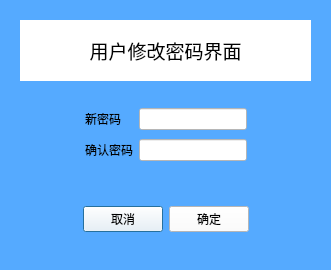
<?xml version="1.0" encoding="UTF-8"?>
<ui version="4.0">
 <class>UserChangePassword</class>
 <widget class="QDialog" name="UserChangePassword">
  <property name="geometry">
   <rect>
    <x>0</x>
    <y>0</y>
    <width>331</width>
    <height>270</height>
   </rect>
  </property>
  <property name="windowTitle">
   <string>Dialog</string>
  </property>
  <property name="styleSheet">
   <string notr="true">background-color: rgb(85, 170, 255);</string>
  </property>
  <layout class="QGridLayout" name="gridLayout_4">
   <item row="1" column="0">
    <widget class="QWidget" name="widget_2" native="true">
     <layout class="QGridLayout" name="gridLayout_2">
      <item row="0" column="2">
       <widget class="QLineEdit" name="newPassword">
        <property name="styleSheet">
         <string notr="true">background-color: rgb(255, 255, 255);</string>
        </property>
        <property name="echoMode">
         <enum>QLineEdit::Password</enum>
        </property>
       </widget>
      </item>
      <item row="0" column="0">
       <spacer name="horizontalSpacer">
        <property name="orientation">
         <enum>Qt::Horizontal</enum>
        </property>
        <property name="sizeHint" stdset="0">
         <size>
          <width>40</width>
          <height>20</height>
         </size>
        </property>
       </spacer>
      </item>
      <item row="1" column="0">
       <spacer name="horizontalSpacer_2">
        <property name="orientation">
         <enum>Qt::Horizontal</enum>
        </property>
        <property name="sizeHint" stdset="0">
         <size>
          <width>40</width>
          <height>20</height>
         </size>
        </property>
       </spacer>
      </item>
      <item row="1" column="2">
       <widget class="QLineEdit" name="renewPassword">
        <property name="styleSheet">
         <string notr="true">background-color: rgb(255, 255, 255);</string>
        </property>
        <property name="echoMode">
         <enum>QLineEdit::Password</enum>
        </property>
       </widget>
      </item>
      <item row="0" column="1">
       <widget class="QLabel" name="label_2">
        <property name="text">
         <string>新密码</string>
        </property>
       </widget>
      </item>
      <item row="1" column="1">
       <widget class="QLabel" name="label_3">
        <property name="text">
         <string>确认密码</string>
        </property>
       </widget>
      </item>
      <item row="0" column="3">
       <spacer name="horizontalSpacer_3">
        <property name="orientation">
         <enum>Qt::Horizontal</enum>
        </property>
        <property name="sizeHint" stdset="0">
         <size>
          <width>40</width>
          <height>20</height>
         </size>
        </property>
       </spacer>
      </item>
      <item row="1" column="3">
       <spacer name="horizontalSpacer_4">
        <property name="orientation">
         <enum>Qt::Horizontal</enum>
        </property>
        <property name="sizeHint" stdset="0">
         <size>
          <width>40</width>
          <height>20</height>
         </size>
        </property>
       </spacer>
      </item>
     </layout>
    </widget>
   </item>
   <item row="0" column="0">
    <widget class="QWidget" name="widget" native="true">
     <layout class="QGridLayout" name="gridLayout">
      <item row="0" column="0">
       <widget class="QLabel" name="label">
        <property name="font">
         <font>
          <pointsize>14</pointsize>
         </font>
        </property>
        <property name="styleSheet">
         <string notr="true">background-color: rgb(255, 255, 255);</string>
        </property>
        <property name="text">
         <string>用户修改密码界面</string>
        </property>
        <property name="alignment">
         <set>Qt::AlignCenter</set>
        </property>
       </widget>
      </item>
     </layout>
    </widget>
   </item>
   <item row="2" column="0">
    <widget class="QWidget" name="widget_3" native="true">
     <layout class="QGridLayout" name="gridLayout_3">
      <item row="0" column="0">
       <spacer name="horizontalSpacer_7">
        <property name="orientation">
         <enum>Qt::Horizontal</enum>
        </property>
        <property name="sizeHint" stdset="0">
         <size>
          <width>40</width>
          <height>20</height>
         </size>
        </property>
       </spacer>
      </item>
      <item row="0" column="1">
       <widget class="QPushButton" name="pushButton">
        <property name="styleSheet">
         <string notr="true">background-color: rgb(255, 255, 255);</string>
        </property>
        <property name="text">
         <string>取消</string>
        </property>
       </widget>
      </item>
      <item row="0" column="2">
       <widget class="QPushButton" name="pushButton_2">
        <property name="styleSheet">
         <string notr="true">background-color: rgb(255, 255, 255);</string>
        </property>
        <property name="text">
         <string>确定</string>
        </property>
       </widget>
      </item>
      <item row="0" column="3">
       <spacer name="horizontalSpacer_8">
        <property name="orientation">
         <enum>Qt::Horizontal</enum>
        </property>
        <property name="sizeHint" stdset="0">
         <size>
          <width>40</width>
          <height>20</height>
         </size>
        </property>
       </spacer>
      </item>
     </layout>
    </widget>
   </item>
  </layout>
 </widget>
 <resources/>
 <connections/>
</ui>
